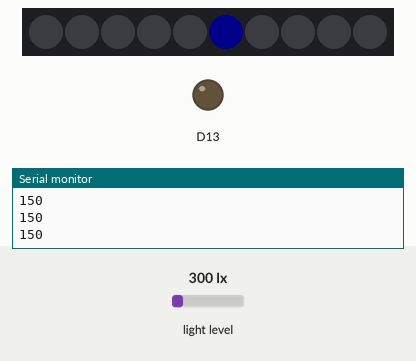
Simulated run of this sketch. Board: Adafruit Circuit Playground Express. Parts: 10 RGB LEDs in strip order, left to right, output pins drawn as LEDs (lit = HIGH), the last lines printed to the serial monitor. The test bench sets the inputs (shaded band); at power-on: light level 300 lx. Dim RGB values are drawn brighter than linear.

Above: at 1.2 s.
1.3 s: light level set to 1000 lx
At 2.5 s:
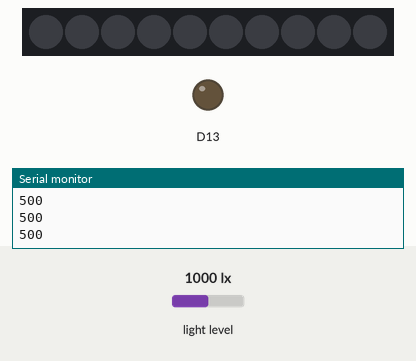
2.8 s: light level set to 40 lx
At 3.2 s:
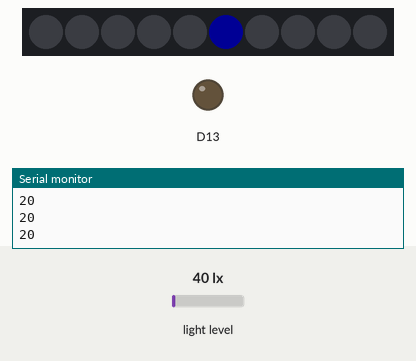
4.3 s: light level set to 500 lx
5.8 s: light level set to 1500 lx
At 7.2 s:
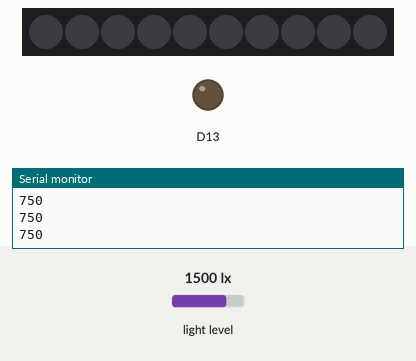
Timing chart, 0 to 8.3 s (numbered marks = the images above; inputs shaded):
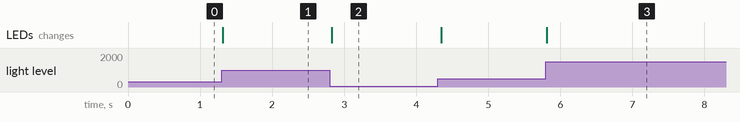

The sketch:

3_Map_and_Constrain.ino
```cpp
//Blue nightlight

#include <Adafruit_CircuitPlayground.h>

void setup() {
  CircuitPlayground.begin();
}

void loop() {

  int light = CircuitPlayground.lightSensor();

  Serial.println(light);

  int blue = map(light, 25, 280, 255, 0);
      blue = constrain(blue, 0, 255);

  CircuitPlayground.setPixelColor(5, 0, 0, blue);   //INDEX, RED, GREEN, BLUE

  delay(50);
}
```

Measured:
- after the input at 1.3 s, the LEDs: change at once (image 1)
- after the input at 2.8 s, the LEDs: change at once (image 2)
- after the input at 5.8 s, the LEDs: change at once (image 3)
